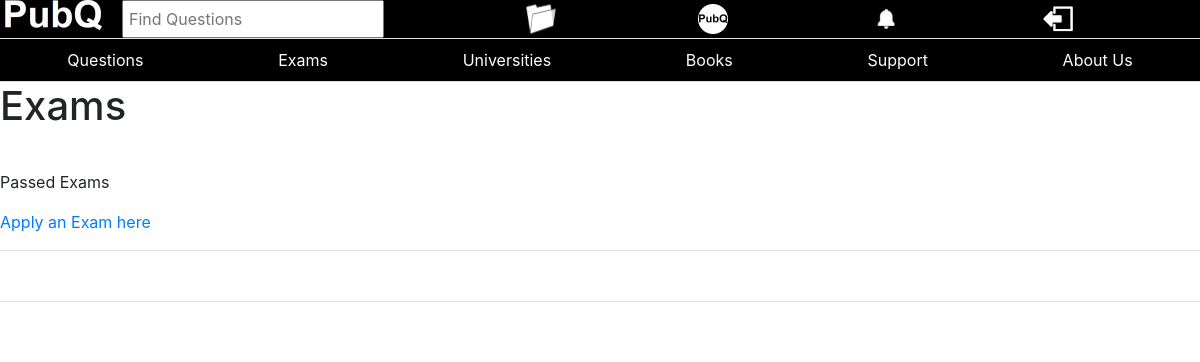
Before: /exams/ (signed in) with the older database file.
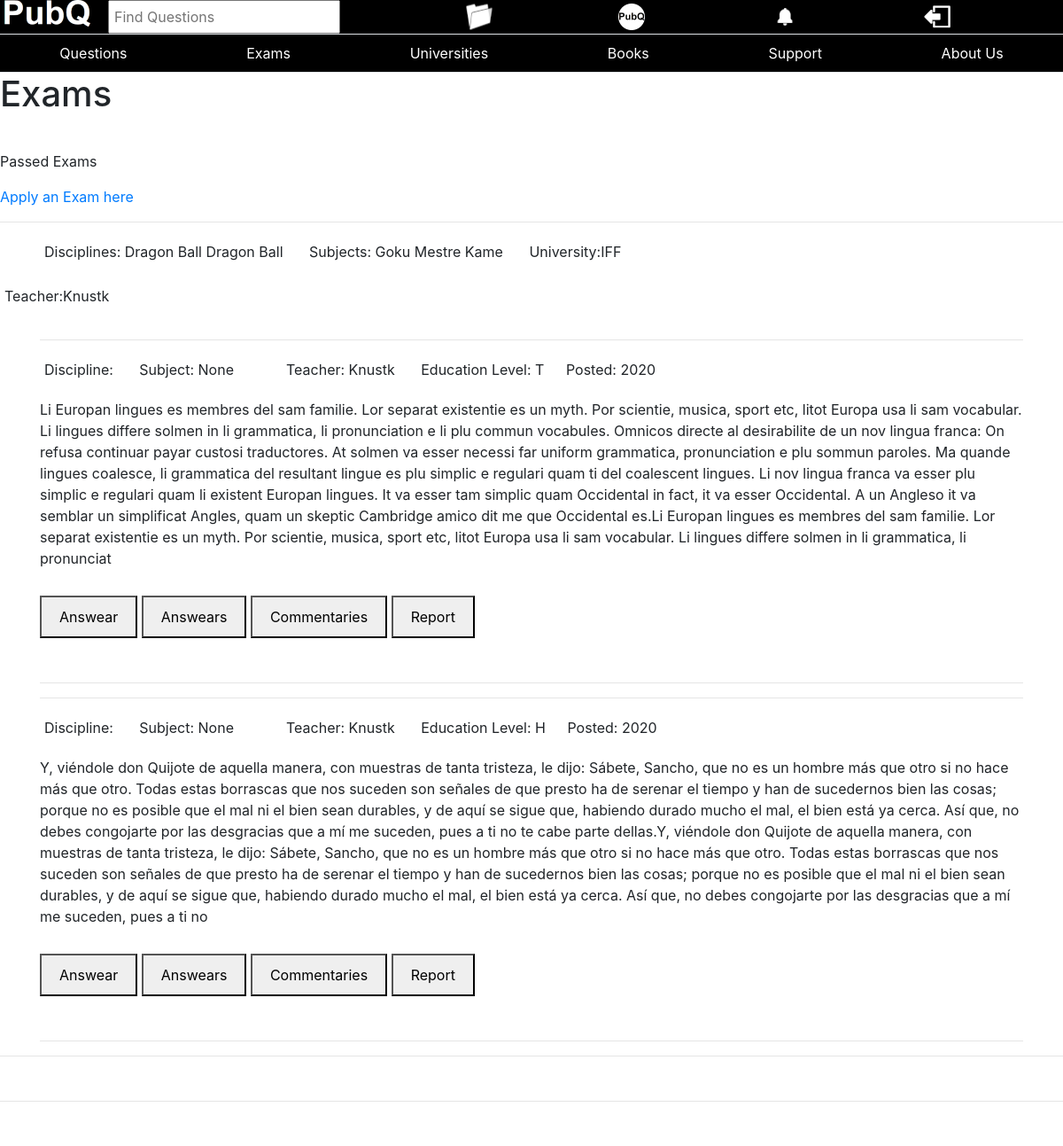
After: the same page with the newer database file.
### base/models.py (models this page shows, shortened)
class Exam(models.Model):
    date_created = models.DateTimeField(auto_now_add=True, null=True)
    teacher_name = models.CharField(max_length=200)
    education_Level = models.CharField(max_length=1, choices=EDUCATIONS)
    university_name = models.CharField(max_length=200, blank=True, null=True)
    wrong_answears_count = models.IntegerField(default=0, blank=True)
    is_public = models.BooleanField(default=True, blank=True)
    pic_1 = models.ImageField(blank=True, null=True)
    pic_2 = models.ImageField(blank=True, null=True)
    pic_3 = models.ImageField(blank=True, null=True)
    pic_4 = models.ImageField(blank=True, null=True)
    pic_5 = models.ImageField(blank=True, null=True)
    subjects = models.ManyToManyField(Subject, blank=True)
    reports = models.ManyToManyField(Report, blank=True)

class Subject(models.Model):
    name = models.CharField(max_length=100)
    discipline_name = models.CharField(max_length=100)
    reports = models.ManyToManyField(Report, blank=True)

class Question(models.Model):
    date_created = models.DateTimeField(auto_now_add=True, null=True)
    text = models.CharField(max_length=10000)
    teacher_name = models.CharField(max_length=200)
    university_name = models.CharField(max_length=200, blank=True, null=True)
    education_Level = models.CharField(max_length=1, choices=EDUCATIONS)
    answear = models.CharField(max_length=5000, blank=True, null=True)
    is_public = models.BooleanField(default=True, blank=True)
    wrong_answears_count = models.IntegerField(default=0, blank=True)
    pic_1 = models.ImageField(blank=True, null=True)
    pic_2 = models.ImageField(blank=True, null=True)
    exam = models.ForeignKey("Exam", on_delete=models.CASCADE, null=True, blank=True)
    subject = models.ForeignKey(Subject, on_delete=models.SET_NULL, null=True, blank=True)
    answears = models.ManyToManyField(Answear, blank=True)
    reports = models.ManyToManyField(Report, blank=True)

### base/views.py (the view)
# urls.py: path("exams/", views.exams, name="exams"),
@login_required(login_url="login")
def exams(request):
    exams = Exam.objects.filter(is_public=True)
    paginator = Paginator(exams, 6)
    page = request.GET.get("page")
    try:
        exams = paginator.page(page)
    except PageNotAnInteger:
        exams = paginator.page(1)
    except EmptyPage:
        exams = paginator.page(paginator.num_pages)
    context = {
        "page": page,
        "exams": exams,
    }
    return render(request, "base/exams.html", context)

### base/templates/base/exams.html (shortened to what this page needs)
{%  extends 'base/main.html' %}
{% block content %}
<div>
    <h1 style="margin-bottom:40px;">Exams</h1>
    <p>Passed Exams</p>
    <a href="{% url 'applyexam' %}" type="submit">Apply an Exam here</a>
    <hr>
    {% for exam in exams %}
        {% include 'base/exam_display.html' %}
    {% endfor %}
</div>
{% endblock %}

### base/templates/base/exam_display.html (shortened to what this page needs)
{% load static %}
<div class="container">
    <div style="display:inline-block; margin:5px; margin-right:20px;">
        <p>Disciplines:
        {% for subject in exam.subjects.all %}
            {{subject.discipline_name}}
        {% endfor %}
        </p>
    </div>
    <div style="display:inline-block; margin:5px; margin-right:20px;">
        <p>Subjects:
        {% for subject in exam.subjects.all %}
            {{subject.name}}
        {% endfor %}
        </p>
    </div>
    {% if exam.university_name != None %}
        <div style="display:inline-block; margin:5px; margin-right:20px;">
            <p>University:{{exam.university_name}}</p>
        </div>
    {% endif %}
    </div>
    <div style="display:inline-block; margin:5px; margin-right:20px;">
        <p>Teacher:{{exam.teacher_name}}</p>
    </div>
    {% for question in exam.question_set.all %}
        {% include 'base/question_display.html' %}
    {% endfor %}
    <hr>
</div>

### base/templates/base/question_display.html (shortened to what this page needs)
{% load static %}
<div class="container">
   <hr>
    <div style="display:block; margin-bottom:50px; margin-bottom:50px;">
        <div style="display:block;">
            <div style="display:inline-block; margin:5px; margin-right:20px;">
                <p>Discipline: {{question.subject.discipline_name}}</p>
            </div>
            <div style="display:inline-block; margin:5px; margin-right:20px;">
                <p>Subject: {{question.subject}}</p>
            </div>
            <div style="display:inline-block; margin:5px; margin-right:20px;">
                <p>Teacher: {{question.teacher_name}}</p>
            </div>
            <div style="display:inline-block; margin:5px; margin-right:20px;">
                <p>Education Level: {{question.education_Level}}</p>
            </div>
            <div style="display:inline-block;">
                <p>Posted: {{question.date_created.year}}</p>
            </div>
        </div>
        <div>
            <p style="margin-bottom:30px;">{{question.text}}</p>
        </div>
        <button style="padding:10px; padding-right:20px; padding-left:20px;" type="submit">Answear</button>
        <button id="answears" style="padding:10px; padding-right:20px; padding-left:20px;"  onclick="Show">Answears</button>
        <button style="padding:10px; padding-right:20px; padding-left:20px;">Commentaries</button>
        <a href="postreport"><button style="padding:10px; padding-right:20px; padding-left:20px;">Report</button></a>
    </div>
    <hr>
</div>

Changed rows visible on the page:
added Exam: university_name "IFF", teacher_name "Knustk"
added Subject: discipline_name "Dragon Ball", name "Goku"
added Subject: discipline_name "Dragon Ball", name "Mestre Kame"
now on this page (row edited): Question: subject "None", teacher_name "Knustk", education_Level "T", date_created.year "2020", text "Li Europan lingues es membres del sam familie. Lor separat existentie es un myth. Por scientie, musica, sport etc, litot Europa usa li sam vocabular. Li lingues differe solmen in li grammatica, li pronunciation e li plu commun vocabules. Omnicos directe al desirabilite de un nov lingua franca: On refusa continuar payar custosi traductores. At solmen va esser necessi far uniform grammatica, pronunciation e plu sommun paroles. Ma quande lingues coalesce, li grammatica del resultant lingue es plu simplic e regulari quam ti del coalescent lingues. Li nov lingua franca va esser plu simplic e regulari quam li existent Europan lingues. It va esser tam simplic quam Occidental in fact, it va esser…"
added Question: subject "None", teacher_name "Knustk", education_Level "H", date_created.year "2020", text "Y, viéndole don Quijote de aquella manera, con muestras de tanta tristeza, le dijo: Sábete, Sancho, que no es un hombre más que otro si no hace más que otro. Todas estas borrascas que nos suceden son señales de que presto ha de serenar el tiempo y han de sucedernos bien las cosas; porque no es posible que el mal ni el bien sean durables, y de aquí se sigue que, habiendo durado mucho el mal, el bien está ya cerca. Así que, no debes congojarte por las desgracias que a mí me suceden, pues a ti no te cabe parte dellas.Y, viéndole don Quijote de aquella manera, con muestras de tanta tristeza, le dijo: Sábete, Sancho, que no es un hombre más que otro si no hace más que otro. Todas estas borrascas…"
